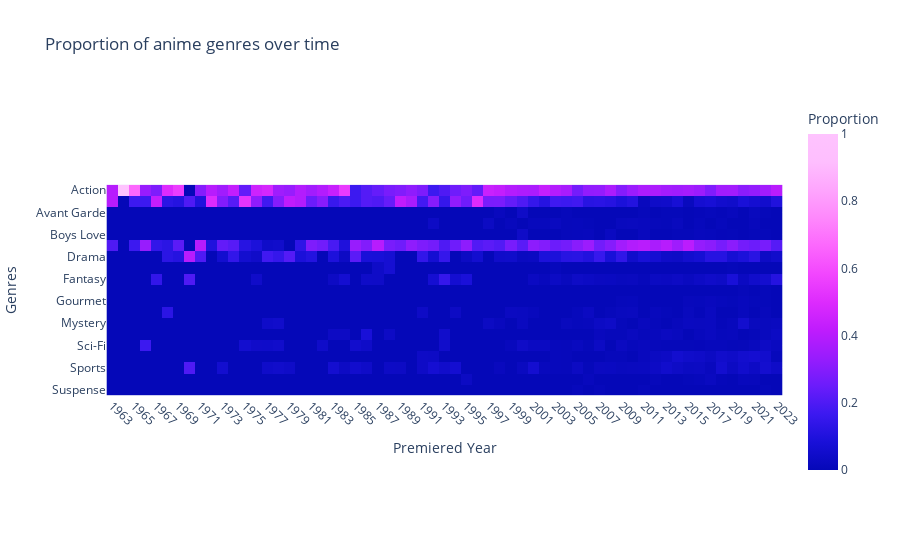

The cell this chart's notebook holds for it:
### Code cell
genre_counts = anime_df.groupby(['Premiered', 'Genres']).size().reset_index(name='Count')

total_shows_per_year = genre_counts.groupby('Premiered')['Count'].transform('sum')

genre_counts['Proportion'] = genre_counts['Count'] / total_shows_per_year

heatmap_data = genre_counts.pivot(index='Genres', columns='Premiered', values='Proportion').fillna(0)

fig = px.imshow(
    heatmap_data,
    x=heatmap_data.columns,  
    y=heatmap_data.index,    
    color_continuous_scale="plotly3",
    labels=dict(x="Premiered Year", y="Genres", color="Proportion"),
    title="Proportion of anime genres over time" 
)

fig.update_layout(
    xaxis=dict(tickangle=45),
)

fig.write_image("proportion.png") 
fig.show()

### Figure 1 — Plotly figure (JSON) as saved in the notebook; plotly's stock layout.template omitted (floating-point values rounded to 4 significant figures; data arrays with more than 128 entries replaced by an {"elided": "..."} marker saying what was removed)
{"data": [{"coloraxis": "coloraxis", "hovertemplate": "Premiered Year: %{x}<br>Genres: %{y}<br>Proportion: %{z}<extra></extra>", "name": "0", "type": "heatmap", "x": ["1963", "1964", "1965", "1966", "1967", "1968", "1969", "1970", "1971", "1972", "1973", "1974", "1975", "1976", "1977", "1978", "1979", "1980", "1981", "1982", "1983", "1984", "1985", "1986", "1987", "1988", "1989", "1990", "1991", "1992", "1993", "1994", "1995", "1996", "1997", "1998", "1999", "2000", "2001", "2002", "2003", "2004", "2005", "2006", "2007", "2008", "2009", "2010", "2011", "2012", "2013", "2014", "2015", "2016", "2017", "2018", "2019", "2020", "2021", "2022", "2023"], "xaxis": "x", "y": ["Action", "Adventure", "Avant Garde", "Award Winning", "Boys Love", "Comedy", "Drama", "Ecchi", "Fantasy", "Girls Love", "Gourmet", "Horror", "Mystery", "Romance", "Sci-Fi", "Slice of Life", "Sports", "Supernatural", "Suspense"], "yaxis": "y", "z": {"elided": "19x61 float values"}}], "layout": {"coloraxis": {"colorbar": {"title": {"text": "Proportion"}}, "colorscale": [[0, "#0508b8"], [0.08333, "#1910d8"], [0.1667, "#3c19f0"], [0.25, "#6b1cfb"], [0.3333, "#981cfd"], [0.4167, "#bf1cfd"], [0.5, "#dd2bfd"], [0.5833, "#f246fe"], [0.6667, "#fc67fd"], [0.75, "#fe88fc"], [0.8333, "#fea5fd"], [0.9167, "#febefe"], [1, "#fec3fe"]]}, "title": {"text": "Proportion of anime genres over time"}, "xaxis": {"anchor": "y", "constrain": "domain", "domain": [0, 1], "scaleanchor": "y", "tickangle": 45, "title": {"text": "Premiered Year"}}, "yaxis": {"anchor": "x", "autorange": "reversed", "constrain": "domain", "domain": [0, 1], "title": {"text": "Genres"}}}}
